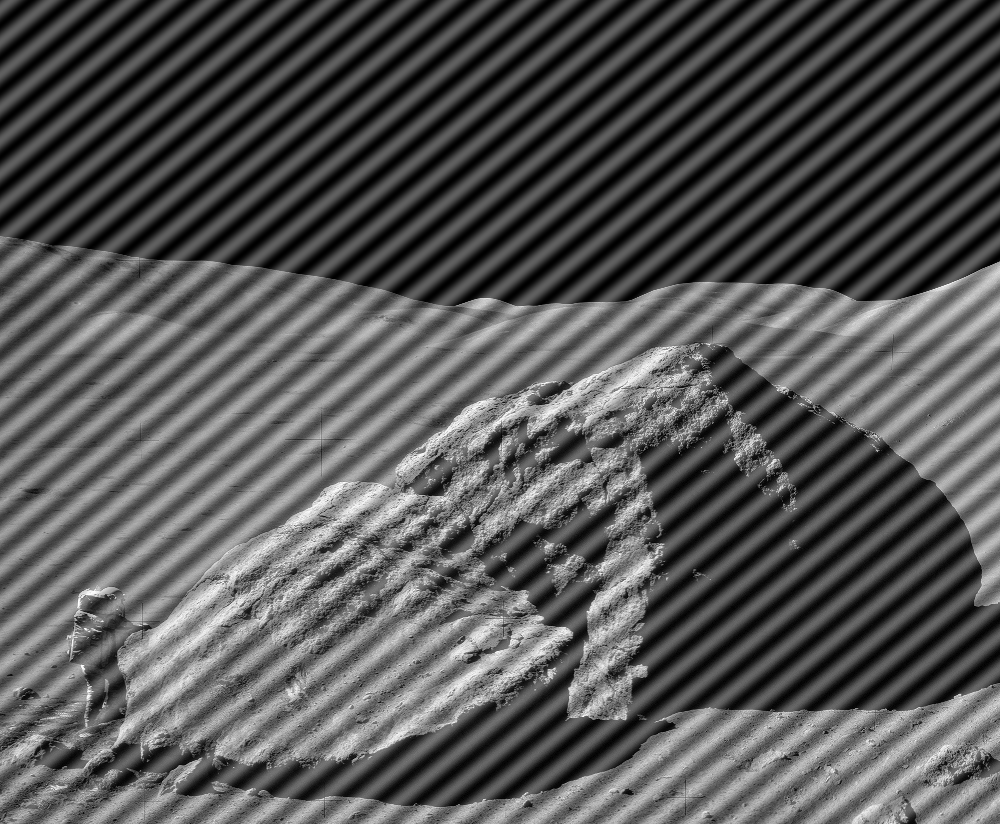
#> input picture HW4_2/Questions/astronaut-interference.tif, 1000 x 824 px, found by its file name
$ python '314512091_宋庭宇_DIP_CH4_2_1.py'   (older library calls are emulated)
#> lines starting #> are read from the running program, lines starting #| are printed output that depends on the picture
#> in main, img is the input picture: shape (824, 1000); min 0, max 255, mean 86.7
import numpy as np
import cv2
from matplotlib import pyplot as plt
import math

def freq_filter(image):
    image = image.astype(np.float64) / 255.0
    # Compute the discrete Fourier Transform of the image
    image_fft = np.fft.fft2(image)

    # Shift the zero-frequency component to the center of the spectrum
    fourier = np.fft.fftshift(image_fft)

    # # calculate the magnitude of the Fourier Transform
    # magnitude = 20*np.log(cv2.magnitude(fourier[:,:,0],fourier[:,:,1]))

    # # Scale the magnitude for display
    # magnitude = cv2.normalize(magnitude, None, 0, 255, cv2.NORM_MINMAX, cv2.CV_8UC1)

    filter = np.ones_like(image, dtype=np.complex128)
    filter[387, 475] = 0
    filter[437, 525] = 0

    filter_freq = fourier * filter
    shifted_filter_freq = np.fft.ifftshift(filter_freq)
    filter_img = np.fft.ifft2(shifted_filter_freq)

    # Take absolute value to get real image from complex result
    result_img = np.abs(filter_img)
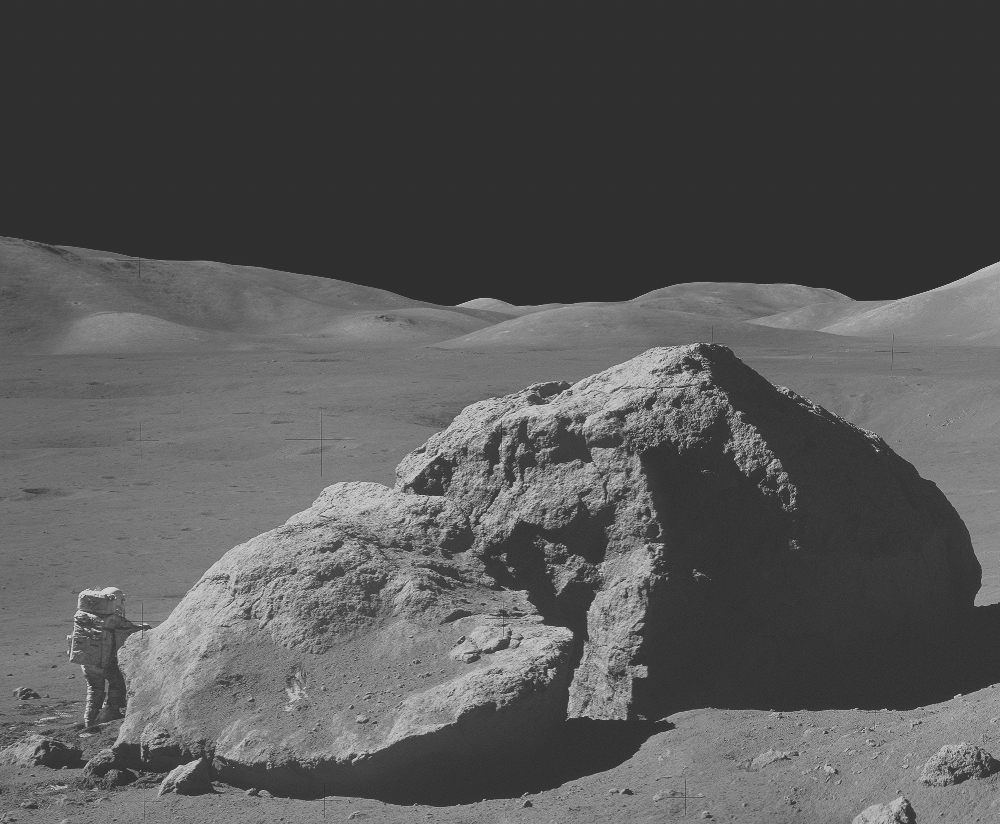
#> result_img: shape (824, 1000) float64; min 0.185, max 0.815, mean 0.34

    # Save the filtered image
    cv2.imwrite('astronaut_filtered.png', result_img * 255)

    # [11 lines of commented-out code are left out]
    plt.figure(figsize=(12, 10))
    # Original Image
    plt.subplot(2, 2, 1)
    plt.imshow(image, cmap='gray')
    plt.axis('off')
    plt.title('Original Image')

    # Original Fourier Spectrum
    plt.subplot(2, 2, 2)
    plt.imshow(np.abs(fourier), cmap='gray', vmin=0, vmax=5000)
    plt.axis('off')
    plt.title('Original Fourier Spectrum')

    # Result Image
    plt.subplot(2, 2, 3)
    plt.imshow(np.abs(result_img), cmap='gray')
    plt.axis('off')
    plt.title('Result Image')

    # Result Fourier Spectrum
    plt.subplot(2, 2, 4)
    plt.imshow(np.abs(filter_freq), cmap='gray', vmin=0, vmax=5000)
    plt.title('Result Fourier Spectrum')
    plt.axis('off')
    plt.tight_layout()
    plt.savefig("astronaut_processed.png")
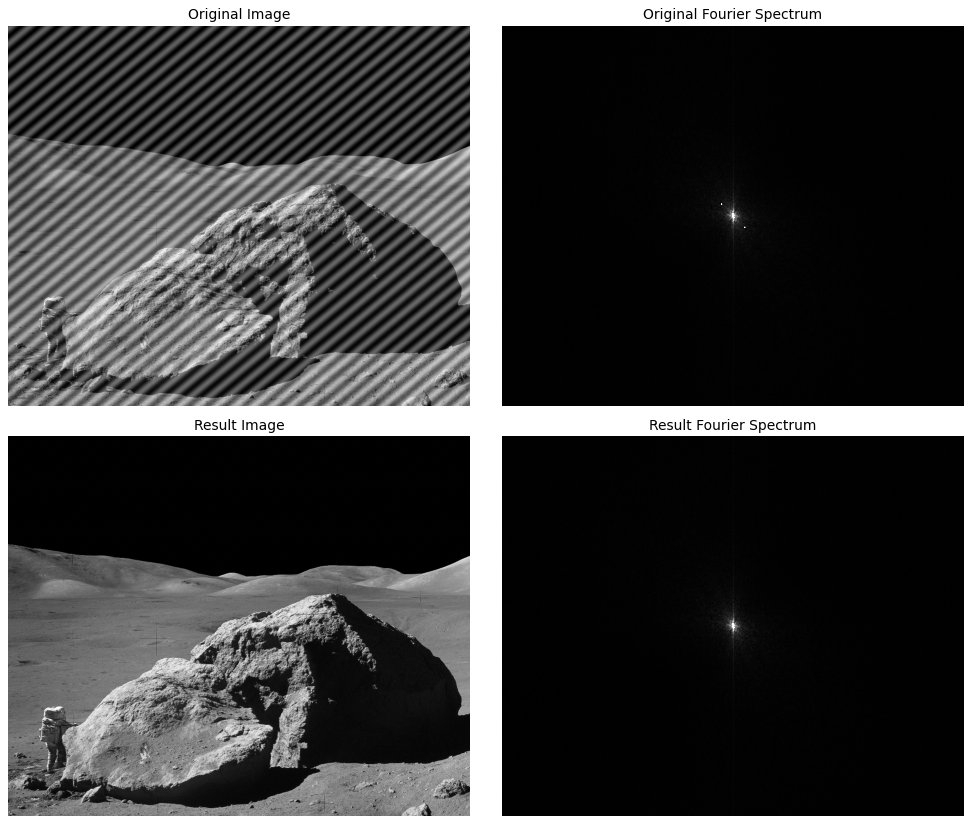
#> figure drawn by matplotlib, 4 panels

def main():
    img= cv2.imread('C:\\Users\\sty123\\Desktop\\hw\\image_processing\\HW4_2\\astronaut-interference.tif', cv2.IMREAD_GRAYSCALE)
    freq_filter(img)

if __name__ == "__main__":
    main()
